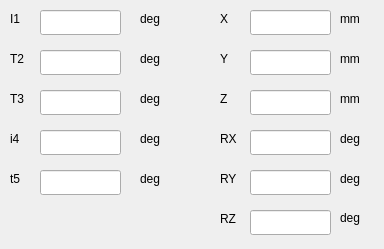
<?xml version="1.0" encoding="UTF-8"?>
<ui version="4.0">
 <class>arm5d_data_show_monitor</class>
 <widget class="QWidget" name="arm5d_data_show_monitor">
  <property name="geometry">
   <rect>
    <x>0</x>
    <y>0</y>
    <width>384</width>
    <height>249</height>
   </rect>
  </property>
  <property name="windowTitle">
   <string>示教数据监控</string>
  </property>
  <widget class="QLabel" name="label_7">
   <property name="geometry">
    <rect>
     <x>10</x>
     <y>50</y>
     <width>30</width>
     <height>17</height>
    </rect>
   </property>
   <property name="text">
    <string>T2</string>
   </property>
  </widget>
  <widget class="QLineEdit" name="lineEdit_5">
   <property name="geometry">
    <rect>
     <x>40</x>
     <y>90</y>
     <width>81</width>
     <height>25</height>
    </rect>
   </property>
   <property name="readOnly">
    <bool>true</bool>
   </property>
  </widget>
  <widget class="QLineEdit" name="lineEdit_3">
   <property name="geometry">
    <rect>
     <x>40</x>
     <y>50</y>
     <width>81</width>
     <height>25</height>
    </rect>
   </property>
   <property name="readOnly">
    <bool>true</bool>
   </property>
  </widget>
  <widget class="QLineEdit" name="lineEdit_2">
   <property name="geometry">
    <rect>
     <x>40</x>
     <y>10</y>
     <width>81</width>
     <height>25</height>
    </rect>
   </property>
   <property name="readOnly">
    <bool>true</bool>
   </property>
  </widget>
  <widget class="QLabel" name="label_3">
   <property name="geometry">
    <rect>
     <x>10</x>
     <y>90</y>
     <width>30</width>
     <height>17</height>
    </rect>
   </property>
   <property name="text">
    <string>T3</string>
   </property>
  </widget>
  <widget class="QLineEdit" name="lineEdit_4">
   <property name="geometry">
    <rect>
     <x>40</x>
     <y>130</y>
     <width>81</width>
     <height>25</height>
    </rect>
   </property>
   <property name="readOnly">
    <bool>true</bool>
   </property>
  </widget>
  <widget class="QLineEdit" name="lineEdit_6">
   <property name="geometry">
    <rect>
     <x>40</x>
     <y>170</y>
     <width>81</width>
     <height>25</height>
    </rect>
   </property>
   <property name="readOnly">
    <bool>true</bool>
   </property>
  </widget>
  <widget class="QLabel" name="label_4">
   <property name="geometry">
    <rect>
     <x>10</x>
     <y>130</y>
     <width>30</width>
     <height>17</height>
    </rect>
   </property>
   <property name="text">
    <string>i4</string>
   </property>
  </widget>
  <widget class="QLabel" name="label_5">
   <property name="geometry">
    <rect>
     <x>10</x>
     <y>170</y>
     <width>30</width>
     <height>17</height>
    </rect>
   </property>
   <property name="text">
    <string>t5</string>
   </property>
  </widget>
  <widget class="QLabel" name="label_2">
   <property name="geometry">
    <rect>
     <x>10</x>
     <y>10</y>
     <width>30</width>
     <height>17</height>
    </rect>
   </property>
   <property name="text">
    <string>I1</string>
   </property>
  </widget>
  <widget class="QLabel" name="label_6">
   <property name="geometry">
    <rect>
     <x>140</x>
     <y>10</y>
     <width>40</width>
     <height>17</height>
    </rect>
   </property>
   <property name="text">
    <string>deg</string>
   </property>
  </widget>
  <widget class="QLabel" name="label_8">
   <property name="geometry">
    <rect>
     <x>140</x>
     <y>50</y>
     <width>40</width>
     <height>17</height>
    </rect>
   </property>
   <property name="text">
    <string>deg</string>
   </property>
  </widget>
  <widget class="QLabel" name="label_9">
   <property name="geometry">
    <rect>
     <x>140</x>
     <y>90</y>
     <width>40</width>
     <height>17</height>
    </rect>
   </property>
   <property name="text">
    <string>deg</string>
   </property>
  </widget>
  <widget class="QLabel" name="label_10">
   <property name="geometry">
    <rect>
     <x>140</x>
     <y>130</y>
     <width>40</width>
     <height>17</height>
    </rect>
   </property>
   <property name="text">
    <string>deg</string>
   </property>
  </widget>
  <widget class="QLabel" name="label_11">
   <property name="geometry">
    <rect>
     <x>140</x>
     <y>170</y>
     <width>40</width>
     <height>17</height>
    </rect>
   </property>
   <property name="text">
    <string>deg</string>
   </property>
  </widget>
  <widget class="QLabel" name="label_16">
   <property name="geometry">
    <rect>
     <x>220</x>
     <y>10</y>
     <width>30</width>
     <height>17</height>
    </rect>
   </property>
   <property name="text">
    <string>X</string>
   </property>
  </widget>
  <widget class="QLabel" name="label_17">
   <property name="geometry">
    <rect>
     <x>220</x>
     <y>170</y>
     <width>30</width>
     <height>17</height>
    </rect>
   </property>
   <property name="text">
    <string>RY</string>
   </property>
  </widget>
  <widget class="QLineEdit" name="lineEdit_7">
   <property name="geometry">
    <rect>
     <x>250</x>
     <y>90</y>
     <width>81</width>
     <height>25</height>
    </rect>
   </property>
   <property name="readOnly">
    <bool>true</bool>
   </property>
  </widget>
  <widget class="QLabel" name="label_18">
   <property name="geometry">
    <rect>
     <x>220</x>
     <y>50</y>
     <width>30</width>
     <height>17</height>
    </rect>
   </property>
   <property name="text">
    <string>Y</string>
   </property>
  </widget>
  <widget class="QLabel" name="label_19">
   <property name="geometry">
    <rect>
     <x>340</x>
     <y>50</y>
     <width>40</width>
     <height>17</height>
    </rect>
   </property>
   <property name="text">
    <string>mm</string>
   </property>
  </widget>
  <widget class="QLabel" name="label_20">
   <property name="geometry">
    <rect>
     <x>220</x>
     <y>130</y>
     <width>30</width>
     <height>17</height>
    </rect>
   </property>
   <property name="text">
    <string>RX</string>
   </property>
  </widget>
  <widget class="QLabel" name="label_21">
   <property name="geometry">
    <rect>
     <x>340</x>
     <y>170</y>
     <width>40</width>
     <height>17</height>
    </rect>
   </property>
   <property name="text">
    <string>deg</string>
   </property>
  </widget>
  <widget class="QLabel" name="label_22">
   <property name="geometry">
    <rect>
     <x>340</x>
     <y>210</y>
     <width>40</width>
     <height>16</height>
    </rect>
   </property>
   <property name="text">
    <string>deg</string>
   </property>
  </widget>
  <widget class="QLabel" name="label_23">
   <property name="geometry">
    <rect>
     <x>220</x>
     <y>210</y>
     <width>30</width>
     <height>17</height>
    </rect>
   </property>
   <property name="text">
    <string>RZ</string>
   </property>
  </widget>
  <widget class="QLineEdit" name="lineEdit_8">
   <property name="geometry">
    <rect>
     <x>250</x>
     <y>50</y>
     <width>81</width>
     <height>25</height>
    </rect>
   </property>
   <property name="readOnly">
    <bool>true</bool>
   </property>
  </widget>
  <widget class="QLabel" name="label_24">
   <property name="geometry">
    <rect>
     <x>340</x>
     <y>130</y>
     <width>40</width>
     <height>17</height>
    </rect>
   </property>
   <property name="text">
    <string>deg</string>
   </property>
  </widget>
  <widget class="QLineEdit" name="lineEdit_9">
   <property name="geometry">
    <rect>
     <x>250</x>
     <y>130</y>
     <width>81</width>
     <height>25</height>
    </rect>
   </property>
   <property name="readOnly">
    <bool>true</bool>
   </property>
  </widget>
  <widget class="QLineEdit" name="lineEdit_10">
   <property name="geometry">
    <rect>
     <x>250</x>
     <y>170</y>
     <width>81</width>
     <height>25</height>
    </rect>
   </property>
   <property name="readOnly">
    <bool>true</bool>
   </property>
  </widget>
  <widget class="QLabel" name="label_25">
   <property name="geometry">
    <rect>
     <x>340</x>
     <y>90</y>
     <width>40</width>
     <height>17</height>
    </rect>
   </property>
   <property name="text">
    <string>mm</string>
   </property>
  </widget>
  <widget class="QLabel" name="label_26">
   <property name="geometry">
    <rect>
     <x>220</x>
     <y>90</y>
     <width>30</width>
     <height>17</height>
    </rect>
   </property>
   <property name="text">
    <string>Z</string>
   </property>
  </widget>
  <widget class="QLineEdit" name="lineEdit_17">
   <property name="geometry">
    <rect>
     <x>250</x>
     <y>210</y>
     <width>81</width>
     <height>25</height>
    </rect>
   </property>
   <property name="readOnly">
    <bool>true</bool>
   </property>
  </widget>
  <widget class="QLineEdit" name="lineEdit_11">
   <property name="geometry">
    <rect>
     <x>250</x>
     <y>10</y>
     <width>81</width>
     <height>25</height>
    </rect>
   </property>
   <property name="readOnly">
    <bool>true</bool>
   </property>
  </widget>
  <widget class="QLabel" name="label_27">
   <property name="geometry">
    <rect>
     <x>340</x>
     <y>10</y>
     <width>40</width>
     <height>17</height>
    </rect>
   </property>
   <property name="text">
    <string>mm</string>
   </property>
  </widget>
 </widget>
 <resources/>
 <connections/>
</ui>
